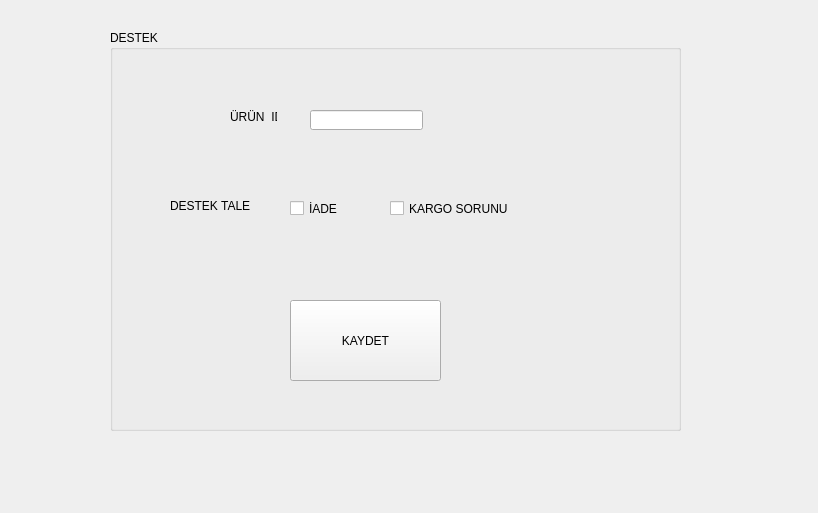
<?xml version="1.0" encoding="UTF-8"?>
<ui version="4.0">
 <class>Form</class>
 <widget class="QWidget" name="Form">
  <property name="geometry">
   <rect>
    <x>0</x>
    <y>0</y>
    <width>818</width>
    <height>513</height>
   </rect>
  </property>
  <property name="windowTitle">
   <string>Form</string>
  </property>
  <widget class="QGroupBox" name="destek_groupBox">
   <property name="geometry">
    <rect>
     <x>110</x>
     <y>30</y>
     <width>571</width>
     <height>401</height>
    </rect>
   </property>
   <property name="title">
    <string>DESTEK </string>
   </property>
   <widget class="QLabel" name="urun_id_label">
    <property name="geometry">
     <rect>
      <x>120</x>
      <y>80</y>
      <width>47</width>
      <height>13</height>
     </rect>
    </property>
    <property name="text">
     <string>ÜRÜN  ID</string>
    </property>
   </widget>
   <widget class="QLabel" name="destek_label">
    <property name="geometry">
     <rect>
      <x>60</x>
      <y>160</y>
      <width>81</width>
      <height>31</height>
     </rect>
    </property>
    <property name="text">
     <string>DESTEK TALEBİ</string>
    </property>
   </widget>
   <widget class="QLineEdit" name="urun_id_lineEdit">
    <property name="geometry">
     <rect>
      <x>200</x>
      <y>80</y>
      <width>113</width>
      <height>20</height>
     </rect>
    </property>
   </widget>
   <widget class="QCheckBox" name="iade_checkBox">
    <property name="geometry">
     <rect>
      <x>180</x>
      <y>170</y>
      <width>70</width>
      <height>17</height>
     </rect>
    </property>
    <property name="text">
     <string>İADE</string>
    </property>
   </widget>
   <widget class="QCheckBox" name="kargo_checkBox_">
    <property name="geometry">
     <rect>
      <x>280</x>
      <y>170</y>
      <width>121</width>
      <height>17</height>
     </rect>
    </property>
    <property name="text">
     <string>KARGO SORUNU</string>
    </property>
   </widget>
   <widget class="QPushButton" name="kayt_pushButton">
    <property name="geometry">
     <rect>
      <x>180</x>
      <y>270</y>
      <width>151</width>
      <height>81</height>
     </rect>
    </property>
    <property name="text">
     <string>KAYDET</string>
    </property>
   </widget>
  </widget>
 </widget>
 <resources/>
 <connections/>
</ui>
